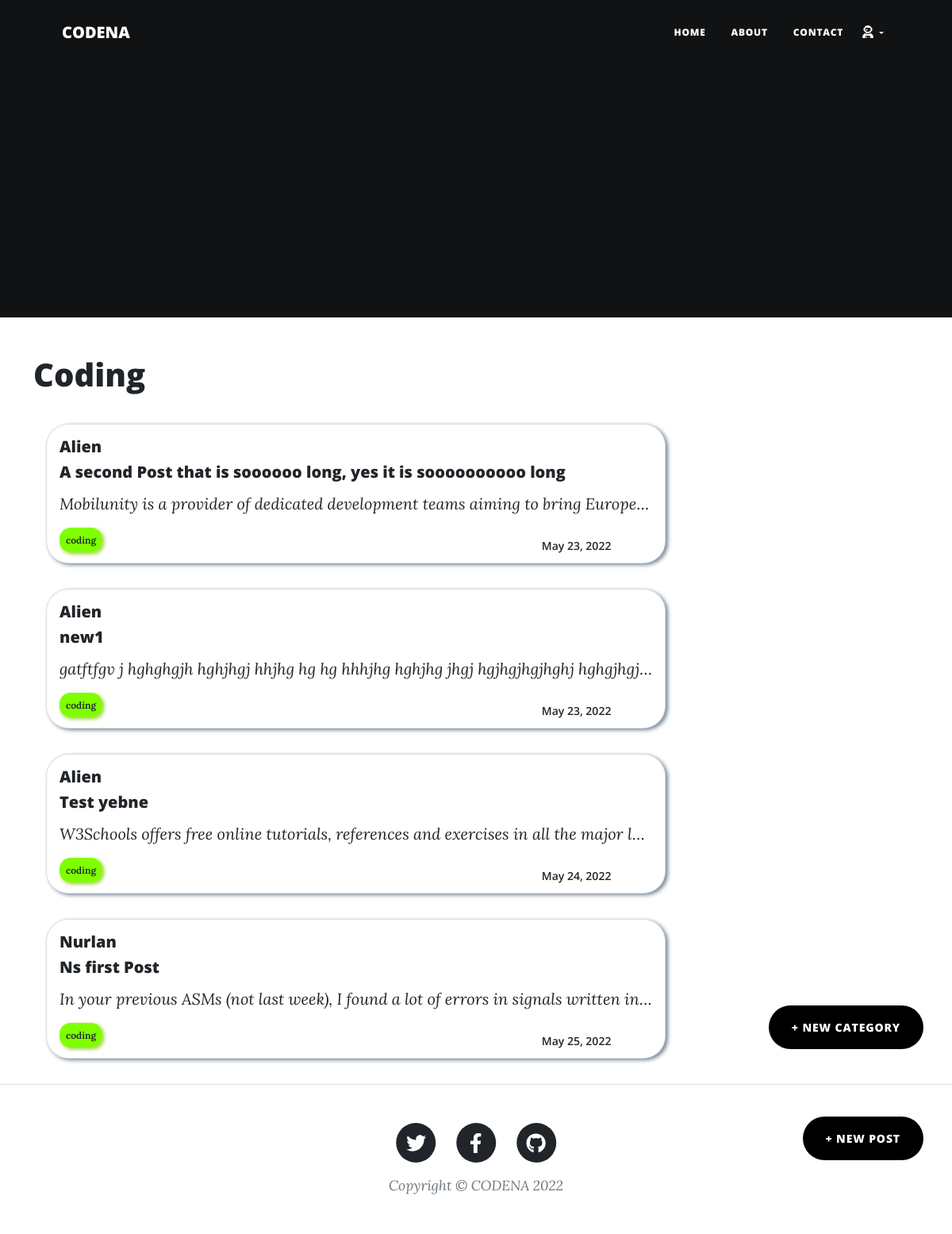
Page /category/coding (signed in) on the committed database.
### blog/models.py (models this page shows, shortened)
class Post (models.Model):
    title=models.CharField(max_length=100)
    author=models.ForeignKey(User, on_delete=models.CASCADE)
    body=RichTextField(blank=True, null=True)
    post_date = models.DateField(auto_now_add=True)
    category = models.CharField(max_length=255, default="coding")
    snip=models.CharField(max_length=100, default="Click above to read more...")
    likes = models.ManyToManyField(User, related_name='blog_posts')

### blog/views.py (the view)
# urls.py: path(r'category/<str:cats>', CategoryView, name='category'),
def CategoryView(request, cats):
    category_posts=Post.objects.filter(category=cats.replace('-', ' '))
    return render(request, 'categories.html', {'cats':cats.title().replace('-', ' '), 'category_posts': category_posts })

### templates/categories.html (shortened to what this page needs)
{% extends 'base.html'%}
{% block content %}
<h1>{{cats}}</h1>
<br/>
{% if  category_posts %}
    {% for post in category_posts %}
        <div class="post-entry" id="{{post.pk}}">
            <div class="card">
            <a href='{% url "post_detail" post.pk %}'>
                <div class="card-body">
                    <h5>{{post.author.username}}</h5>
                    <h5 class="card-title">{{post.title}}</h5>
                    <p class="card-text max-lines"><i id='text_{{post.pk}}'>{{ post.body|slice:":100"|safe }}</i></p>
                    <div href="#" class="card-link cats">{{post.category}}</div>
                    <h6 href="#" class="card-link date">{{post.post_date}}</h6>
                </div>
            </a>
            </div>
        </div>
    {% endfor %}
    {% else %}
        <h3> Nothing in there ...</h3>
    {% endif %}
    {% if user.is_authenticated %}
        <a class="btn btn-primary new_post" href="{% url 'new_post' %}"> + NEW POST</a>
        <a class="btn btn-primary new_category" href="{% url 'new_category' %}"> + NEW CATEGORY</a>
    {% endif %}
{% endblock content %}

### static/css/index.css (style rules this page uses)
.card { width: 70%; height: 11rem; margin-bottom: 2rem; overflow: hidden !important; text-overflow: ellipsis; color: black; box-shadow: 3px 2px 5px lightslategrey, -4px -4px 5px white; margin-left: 1rem; border-radius: 28px; }
p { margin: 0!important; }
.new_category { position: fixed; bottom: 15%; right: 3%; z-index: 9999; border-radius: 41px; }
.new_post { position: fixed; bottom: 6%; right: 3%; z-index: 9999; border-radius: 41px; }
h5.card-title { text-overflow: ellipsis; overflow: hidden; white-space: nowrap; }
.max-lines { display: block; text-overflow: ellipsis; white-space: nowrap; word-wrap: break-word; overflow: hidden; max-height: 4.5em; line-height: 2em; }
.date { position: absolute; bottom: .25rem; font-size: 14px; font-weight: 600; left: 78%; display: inline; }
.cats { position: relative; top: .5rem; font-size: 12px; font-weight: 600; left: 0; display: inline; background-color: chartreuse; padding: 0.5rem; border-radius: 14px; box-shadow: 2px 2px 5px yellowgreen; }
.btn-primary { background-color: black; border-color: transparent; }

### rows in the picture
Post: author.username "Alien", title "A second Post that is soooooo long, yes it is soooooooooo long", body "Mobilunity is a provider of dedicated development teams aiming to bring Europe…", category "coding", post_date "May 23, 2022"
Post: author.username "Alien", title "new1", body "gatftfgv j hghghgjh hghjhgj hhjhg hg hg hhhjhg hghjhg jhgj hgjhgjhgjhghj hghgjhgj…", category "coding", post_date "May 23, 2022"
Post: author.username "Alien", title "Test yebne", body "W3Schools offers free online tutorials, references and exercises in all the major l…", category "coding", post_date "May 24, 2022"
Post: author.username "Nurlan", title "Ns first Post", body "In your previous ASMs (not last week), I found a lot of errors in signals written in…", category "coding", post_date "May 25, 2022"

### other values in the picture
{{ cats }} "Coding"
